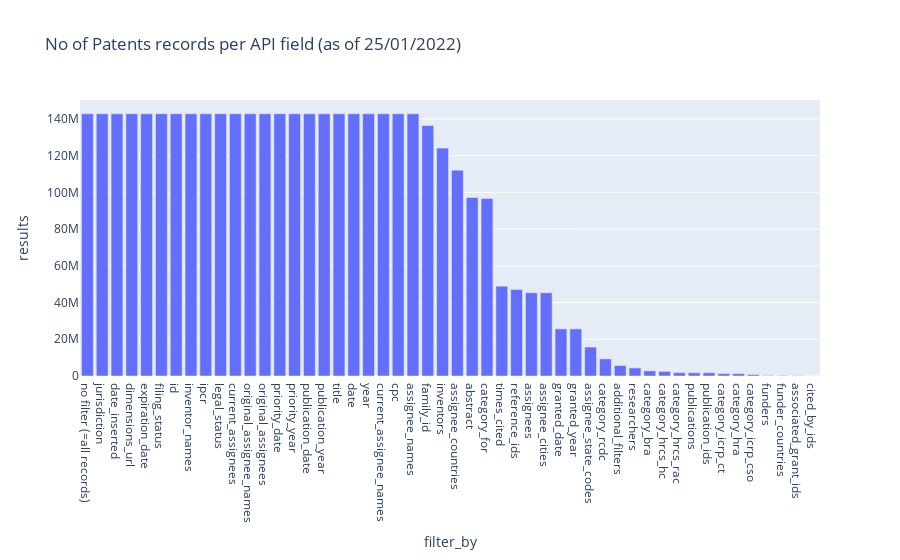

Write notebook code for a chart like this one.
### Markdown cell above
### Creating a bar chart

### Code cell
from datetime import date
today = date.today().strftime("%d/%m/%Y")

from plotly.offline import plot
fig = px.bar(df, x=df['filter_by'], y=df['results'],
             title=f"No of Patents records per API field (as of {today})")
plot(fig, filename = 'patents-fields-overview.html', auto_open=False)
fig.show()

### Figure 1 — Plotly figure (JSON) as saved in the notebook; plotly's stock layout.template omitted (floating-point values rounded to 4 significant figures)
{"data": [{"alignmentgroup": "True", "hovertemplate": "filter_by=%{x}<br>results=%{y}<extra></extra>", "legendgroup": "", "marker": {"color": "#636efa", "pattern": {"shape": ""}}, "name": "", "offsetgroup": "", "orientation": "v", "showlegend": false, "textposition": "auto", "type": "bar", "x": ["no filter (=all records)", "jurisdiction", "date_inserted", "dimensions_url", "expiration_date", "filing_status", "id", "inventor_names", "ipcr", "legal_status", "current_assignees", "original_assignee_names", "original_assignees", "priority_date", "priority_year", "publication_date", "publication_year", "title", "date", "year", "current_assignee_names", "cpc", "assignee_names", "family_id", "inventors", "assignee_countries", "abstract", "category_for", "times_cited", "reference_ids", "assignees", "assignee_cities", "granted_date", "granted_year", "assignee_state_codes", "category_rcdc", "additional_filters", "researchers", "category_bra", "category_hrcs_hc", "category_hrcs_rac", "publications", "publication_ids", "category_icrp_ct", "category_hra", "category_icrp_cso", "funders", "funder_countries", "associated_grant_ids", "cited_by_ids"], "xaxis": "x", "y": [142746267, 142746267, 142746267, 142746267, 142746267, 142746267, 142746267, 142746267, 142746267, 142746267, 142746267, 142746267, 142746267, 142746267, 142746267, 142746267, 142746267, 142746267, 142746267, 142746267, 142746267, 142746267, 142746267, 136401688, 124081776, 112033231, 97186698, 96690038, 48908407, 47042499, 45314818, 45295768, 25639904, 25639904, 15763342, 9314679, 5688001, 4381823, 2789357, 2507044, 1824189, 1793048, 1793048, 1299625, 1268783, 754844, 243302, 243302, 144738, 0], "yaxis": "y"}], "layout": {"autosize": true, "barmode": "relative", "legend": {"tracegroupgap": 0}, "title": {"text": "No of Patents records per API field (as of 25/01/2022)"}, "xaxis": {"anchor": "y", "autorange": true, "domain": [0, 1], "range": [-0.5, 49.5], "title": {"text": "filter_by"}, "type": "category"}, "yaxis": {"anchor": "x", "autorange": true, "domain": [0, 1], "range": [0, 150300000.0], "title": {"text": "results"}, "type": "linear"}}}
